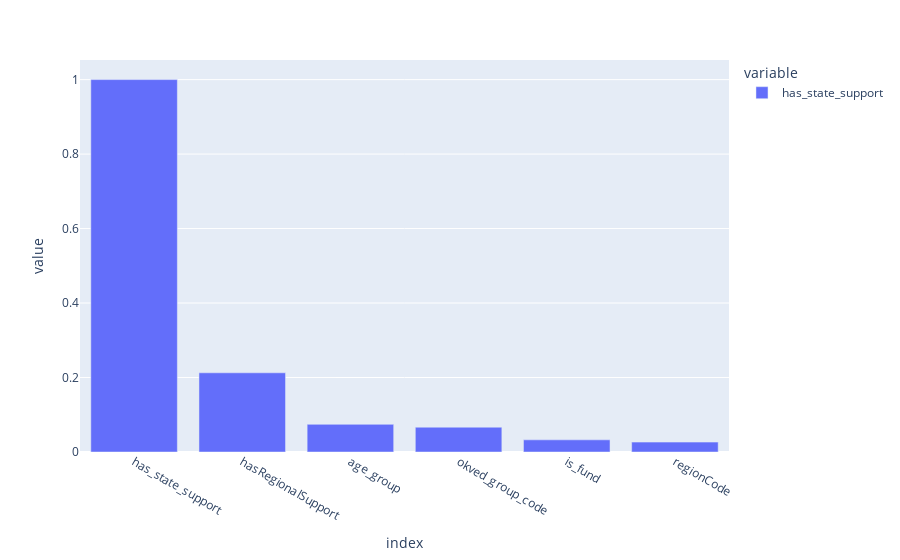

Here is the notebook cell this chart was saved with:
### Code cell
display(to_viz)
fig = px.bar(to_viz)
fig.show()

### Figure 1 — Plotly figure (JSON) as saved in the notebook; plotly's stock layout.template omitted (floating-point values rounded to 4 significant figures)
{"data": [{"hovertemplate": "variable=has_state_support<br>index=%{x}<br>value=%{y}<extra></extra>", "legendgroup": "has_state_support", "marker": {"color": "#636efa", "pattern": {"shape": ""}}, "name": "has_state_support", "orientation": "v", "showlegend": true, "textposition": "auto", "type": "bar", "x": ["has_state_support", "hasRegionalSupport", "age_group", "okved_group_code", "is_fund", "regionCode"], "xaxis": "x", "y": [1.0, 0.2127, 0.07427, 0.06664, 0.03266, 0.02658], "yaxis": "y"}], "layout": {"barmode": "relative", "legend": {"title": {"text": "variable"}, "tracegroupgap": 0}, "margin": {"t": 60}, "xaxis": {"anchor": "y", "domain": [0, 1], "title": {"text": "index"}}, "yaxis": {"anchor": "x", "domain": [0, 1], "title": {"text": "value"}}}}
